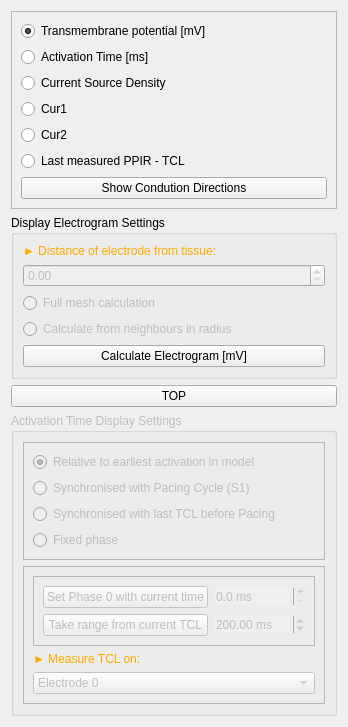
             <widget class="QWidget" name="tab">
              <attribute name="title">
               <string>Display</string>
              </attribute>
              <layout class="QVBoxLayout" name="verticalLayout_22">
               <item>
                <widget class="QFrame" name="frame_2">
                 <property name="frameShape">
                  <enum>QFrame::StyledPanel</enum>
                 </property>
                 <property name="frameShadow">
                  <enum>QFrame::Raised</enum>
                 </property>
                 <layout class="QVBoxLayout" name="verticalLayout_6">
                  <item>
                   <widget class="QRadioButton" name="rb_setDisplayPotentialMode">
                    <property name="text">
                     <string>Transmembrane potential [mV]</string>
                    </property>
                    <property name="checked">
                     <bool>true</bool>
                    </property>
                    <property name="autoExclusive">
                     <bool>true</bool>
                    </property>
                   </widget>
                  </item>
                  <item>
                   <widget class="QRadioButton" name="rb_setDisplayActivationTime">
                    <property name="text">
                     <string>Activation Time [ms]</string>
                    </property>
                   </widget>
                  </item>
                  <item>
                   <widget class="QRadioButton" name="rb_setDisplayCsdMode">
                    <property name="text">
                     <string>Current Source Density</string>
                    </property>
                   </widget>
                  </item>
                  <item>
                   <widget class="QRadioButton" name="rb_setDisplayC1Mode">
                    <property name="text">
                     <string>Cur1</string>
                    </property>
                   </widget>
                  </item>
                  <item>
                   <widget class="QRadioButton" name="rb_setDisplayC2Mode">
                    <property name="text">
                     <string>Cur2</string>
                    </property>
                   </widget>
                  </item>
                  <item>
                   <widget class="QRadioButton" name="rb_setDisplayPPIRTCL">
                    <property name="text">
                     <string>Last measured PPIR - TCL</string>
                    </property>
                   </widget>
                  </item>
                  <item>
                   <widget class="QPushButton" name="pushButton">
                    <property name="text">
                     <string>Show Condution Directions</string>
                    </property>
                    <property name="checkable">
                     <bool>false</bool>
                    </property>
                   </widget>
                  </item>
                 </layout>
                </widget>
               </item>
               <item>
                <widget class="QGroupBox" name="groupBox_2">
                 <property name="title">
                  <string>Display Electrogram Settings</string>
                 </property>
                 <layout class="QVBoxLayout" name="verticalLayout_17">
                  <item>
                   <widget class="QLabel" name="label_19">
                    <property name="maximumSize">
                     <size>
                      <width>16777215</width>
                      <height>30</height>
                     </size>
                    </property>
                    <property name="styleSheet">
                     <string notr="true">QLabel{
color: rgb(255, 170, 0);
}</string>
                    </property>
                    <property name="text">
                     <string>► Distance of electrode from tissue:</string>
                    </property>
                    <property name="alignment">
                     <set>Qt::AlignLeading|Qt::AlignLeft|Qt::AlignVCenter</set>
                    </property>
                   </widget>
                  </item>
                  <item>
                   <widget class="QDoubleSpinBox" name="doubleSpinBox_3">
                    <property name="enabled">
                     <bool>false</bool>
                    </property>
                   </widget>
                  </item>
                  <item>
                   <widget class="QRadioButton" name="rb_setDisplayCsdMode_4">
                    <property name="enabled">
                     <bool>false</bool>
                    </property>
                    <property name="text">
                     <string>Full mesh calculation</string>
                    </property>
                   </widget>
                  </item>
                  <item>
                   <widget class="QRadioButton" name="rb_setDisplayCsdMode_6">
                    <property name="enabled">
                     <bool>false</bool>
                    </property>
                    <property name="text">
                     <string>Calculate from neighbours in radius</string>
                    </property>
                   </widget>
                  </item>
                  <item>
                   <widget class="QPushButton" name="b_calculateFullElectrogram">
                    <property name="text">
                     <string>Calculate Electrogram [mV]</string>
                    </property>
                   </widget>
                  </item>
                 </layout>
                </widget>
               </item>
               <item>
                <widget class="QPushButton" name="b_viewTop">
                 <property name="text">
                  <string>TOP</string>
                 </property>
                </widget>
               </item>
               <item>
                <widget class="QGroupBox" name="gb_activationTimeSettings">
                 <property name="enabled">
                  <bool>false</bool>
                 </property>
                 <property name="title">
                  <string>Activation Time Display Settings</string>
                 </property>
                 <layout class="QVBoxLayout" name="verticalLayout_16">
                  <item>
                   <widget class="QFrame" name="frame_8">
                    <property name="frameShape">
                     <enum>QFrame::StyledPanel</enum>
                    </property>
                    <property name="frameShadow">
                     <enum>QFrame::Raised</enum>
                    </property>
                    <layout class="QVBoxLayout" name="verticalLayout_15">
                     <item>
                      <widget class="QRadioButton" name="rb_ATCsetRelativePhase">
                       <property name="text">
                        <string>Relative to earliest activation in model</string>
                       </property>
                       <property name="checked">
                        <bool>true</bool>
                       </property>
                      </widget>
                     </item>
                     <item>
                      <widget class="QRadioButton" name="rb_ATCsetSynchronisedPhaseToS1">
                       <property name="text">
                        <string>Synchronised with Pacing Cycle (S1)</string>
                       </property>
                      </widget>
                     </item>
                     <item>
                      <widget class="QRadioButton" name="rb_ATCsetSynchronisedPhaseToTCL">
                       <property name="text">
                        <string>Synchronised with last TCL before Pacing</string>
                       </property>
                      </widget>
                     </item>
                     <item>
                      <widget class="QRadioButton" name="rb_ATCsetFixedPhase">
                       <property name="text">
                        <string>Fixed phase</string>
                       </property>
                      </widget>
                     </item>
                    </layout>
                   </widget>
                  </item>
                  <item>
                   <widget class="QFrame" name="frame_10">
                    <property name="frameShape">
                     <enum>QFrame::StyledPanel</enum>
                    </property>
                    <property name="frameShadow">
                     <enum>QFrame::Raised</enum>
                    </property>
                    <layout class="QVBoxLayout" name="verticalLayout_23">
                     <item>
                      <widget class="QFrame" name="frame_9">
                       <property name="enabled">
                        <bool>false</bool>
                       </property>
                       <property name="frameShape">
                        <enum>QFrame::StyledPanel</enum>
                       </property>
                       <property name="frameShadow">
                        <enum>QFrame::Raised</enum>
                       </property>
                       <layout class="QGridLayout" name="gridLayout">
                        <item row="0" column="1">
                         <widget class="QDoubleSpinBox" name="sb_ATCphaseZero">
                          <property name="frame">
                           <bool>false</bool>
                          </property>
                          <property name="readOnly">
                           <bool>false</bool>
                          </property>
                          <property name="buttonSymbols">
                           <enum>QAbstractSpinBox::PlusMinus</enum>
                          </property>
                          <property name="suffix">
                           <string> ms</string>
                          </property>
                          <property name="decimals">
                           <number>1</number>
                          </property>
                          <property name="minimum">
                           <double>0.000000000000000</double>
                          </property>
                          <property name="maximum">
                           <double>999999999.000000000000000</double>
                          </property>
                          <property name="value">
                           <double>0.000000000000000</double>
                          </property>
                         </widget>
                        </item>
                        <item row="0" column="0">
                         <widget class="QPushButton" name="b_ATCsetPhaseZero">
                          <property name="text">
                           <string>Set Phase 0 with current time</string>
                          </property>
                         </widget>
                        </item>
                        <item row="1" column="1">
                         <widget class="QDoubleSpinBox" name="sb_ATCcycleLength">
                          <property name="frame">
                           <bool>false</bool>
                          </property>
                          <property name="prefix">
                           <string/>
                          </property>
                          <property name="suffix">
                           <string> ms</string>
                          </property>
                          <property name="minimum">
                           <double>1.000000000000000</double>
                          </property>
                          <property name="maximum">
                           <double>3000.000000000000000</double>
                          </property>
                          <property name="value">
                           <double>200.000000000000000</double>
                          </property>
                         </widget>
                        </item>
                        <item row="1" column="0">
                         <widget class="QPushButton" name="b_ATCtakeRangeFromLastTCL">
                          <property name="text">
                           <string>Take range from current TCL</string>
                          </property>
                         </widget>
                        </item>
                       </layout>
                      </widget>
                     </item>
                     <item>
                      <widget class="QLabel" name="label_20">
                       <property name="maximumSize">
                        <size>
                         <width>16777215</width>
                         <height>30</height>
                        </size>
                       </property>
                       <property name="styleSheet">
                        <string notr="true">QLabel{
color: rgb(255, 170, 0);
}</string>
                       </property>
                       <property name="text">
                        <string>► Measure TCL on:</string>
                       </property>
                       <property name="alignment">
                        <set>Qt::AlignLeading|Qt::AlignLeft|Qt::AlignVCenter</set>
                       </property>
                      </widget>
                     </item>
                     <item>
                      <widget class="QComboBox" name="cb_electrodeToMeasure">
                       <property name="enabled">
                        <bool>false</bool>
                       </property>
                       <item>
                        <property name="text">
                         <string>Electrode 0</string>
                        </property>
                       </item>
                       <item>
                        <property name="text">
                         <string>Electrode 1</string>
                        </property>
                       </item>
                       <item>
                        <property name="text">
                         <string>Electrode 2</string>
                        </property>
                       </item>
                      </widget>
                     </item>
                    </layout>
                   </widget>
                  </item>
                 </layout>
                </widget>
               </item>
              </layout>
             </widget>
